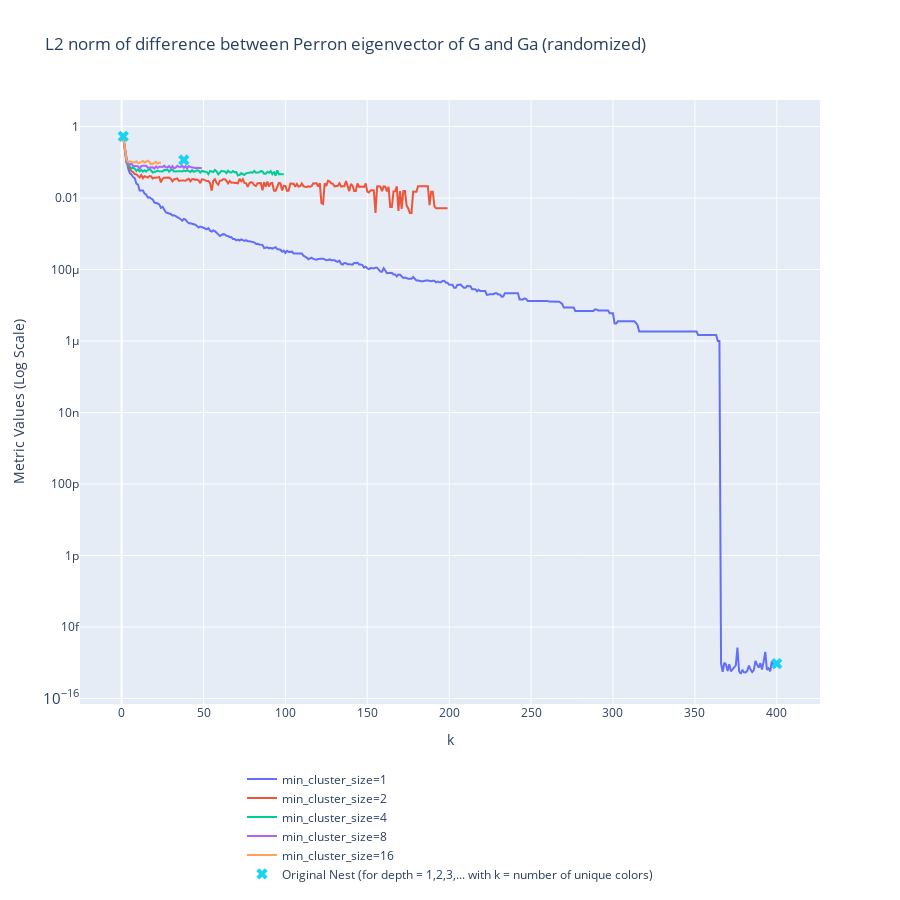

This figure's notebook cell:
### Code cell
import plotly.graph_objects as go

# Create traces for each metric
traces = []
for min_cluster_size in data_dict.keys():
    data = data_dict[min_cluster_size]

    trace = go.Scatter(x=list(data.keys()),
                                    y=[data[k]['Eigenvec L2 Norm Diff'] for k in data.keys()],
                                    mode='lines',
                                    name=f"min_cluster_size={min_cluster_size}")
    traces.append(trace)

trace = go.Scatter(x=list(original_nest.keys()),
                                y=[original_nest[k]['Eigenvec L2 Norm Diff'] for k in original_nest.keys()],
                                mode='markers',
                                name=f"Original Nest (for depth = 1,2,3,... with k = number of unique colors)",
                                marker=dict(symbol='x', size=10))
traces.append(trace)

layout_loglog = go.Layout(title='L2 norm of difference between Perron eigenvector of G and Ga (randomized)',
                          xaxis_title='k',
                          yaxis_title='Metric Values (Log Scale)',
                          #xaxis_type='log',  # Set x-axis to log scale
                          yaxis_type='log',  # Set y-axis to log scale
                          hovermode='closest',
                          height=900,
                          legend=dict(
                                orientation="h",
                                x=0.5,
                                y=-0.1,
                                xanchor="center",
                                yanchor="top"
                            )

                          )

fig_loglog = go.Figure(data=traces, layout=layout_loglog)
fig_loglog.show()

### Figure 1 — Plotly figure (JSON) as saved in the notebook; plotly's stock layout.template omitted (floating-point values rounded to 4 significant figures; data arrays with more than 128 entries replaced by an {"elided": "..."} marker saying what was removed)
{"data": [{"mode": "lines", "name": "min_cluster_size=1", "type": "scatter", "x": {"elided": "399 int values"}, "y": {"elided": "399 float values"}}, {"mode": "lines", "name": "min_cluster_size=2", "type": "scatter", "x": {"elided": "199 int values"}, "y": {"elided": "199 float values"}}, {"mode": "lines", "name": "min_cluster_size=4", "type": "scatter", "x": [1, 2, 3, 4, 5, 6, 7, 8, 9, 10, 11, 12, 13, 14, 15, 16, 17, 18, 19, 20, 21, 22, 23, 24, 25, 26, 27, 28, 29, 30, 31, 32, 33, 34, 35, 36, 37, 38, 39, 40, 41, 42, 43, 44, 45, 46, 47, 48, 49, 50, 51, 52, 53, 54, 55, 56, 57, 58, 59, 60, 61, 62, 63, 64, 65, 66, 67, 68, 69, 70, 71, 72, 73, 74, 75, 76, 77, 78, 79, 80, 81, 82, 83, 84, 85, 86, 87, 88, 89, 90, 91, 92, 93, 94, 95, 96, 97, 98, 99], "y": [0.5165, 0.26, 0.09955, 0.08285, 0.07792, 0.06702, 0.07061, 0.0661, 0.05728, 0.06317, 0.05626, 0.0617, 0.05489, 0.06, 0.05485, 0.06121, 0.06494, 0.05881, 0.05188, 0.05377, 0.05646, 0.05757, 0.05649, 0.05568, 0.05506, 0.06124, 0.05976, 0.06317, 0.05472, 0.06066, 0.06277, 0.05573, 0.05666, 0.0578, 0.05641, 0.0565, 0.05555, 0.05895, 0.05635, 0.05955, 0.05696, 0.0537, 0.05994, 0.05428, 0.05626, 0.06005, 0.05844, 0.05185, 0.05727, 0.05527, 0.05286, 0.05304, 0.04681, 0.05745, 0.05534, 0.0536, 0.06118, 0.0554, 0.04611, 0.05284, 0.0577, 0.05585, 0.05577, 0.04966, 0.05798, 0.05267, 0.05215, 0.05681, 0.05248, 0.05302, 0.0429, 0.04457, 0.05001, 0.04612, 0.04453, 0.0492, 0.05102, 0.05151, 0.05244, 0.05121, 0.05757, 0.05115, 0.05195, 0.05267, 0.05655, 0.05531, 0.04771, 0.04768, 0.05446, 0.05089, 0.05637, 0.0466, 0.05438, 0.04243, 0.05942, 0.04635, 0.04635, 0.04635, 0.04635]}, {"mode": "lines", "name": "min_cluster_size=8", "type": "scatter", "x": [1, 2, 3, 4, 5, 6, 7, 8, 9, 10, 11, 12, 13, 14, 15, 16, 17, 18, 19, 20, 21, 22, 23, 24, 25, 26, 27, 28, 29, 30, 31, 32, 33, 34, 35, 36, 37, 38, 39, 40, 41, 42, 43, 44, 45, 46, 47, 48, 49], "y": [0.5165, 0.2114, 0.1071, 0.08971, 0.08722, 0.09166, 0.07853, 0.07892, 0.07908, 0.07731, 0.06681, 0.07841, 0.07983, 0.07822, 0.08016, 0.0709, 0.07166, 0.06968, 0.07247, 0.06668, 0.07636, 0.06915, 0.07521, 0.07562, 0.07419, 0.08038, 0.07204, 0.07302, 0.07788, 0.06788, 0.07839, 0.06789, 0.07067, 0.07945, 0.0746, 0.07417, 0.07948, 0.07042, 0.07761, 0.06682, 0.07826, 0.07389, 0.0715, 0.07104, 0.06939, 0.07018, 0.07092, 0.06948, 0.0686]}, {"mode": "lines", "name": "min_cluster_size=16", "type": "scatter", "x": [1, 2, 3, 4, 5, 6, 7, 8, 9, 10, 11, 12, 13, 14, 15, 16, 17, 18, 19, 20, 21, 22, 23, 24], "y": [0.5165, 0.2114, 0.1178, 0.1019, 0.1065, 0.1027, 0.1023, 0.09853, 0.1071, 0.09631, 0.09647, 0.1051, 0.1091, 0.09873, 0.1029, 0.1112, 0.1024, 0.08785, 0.09116, 0.1001, 0.1034, 0.0912, 0.09856, 0.09671]}, {"marker": {"size": 10, "symbol": "x"}, "mode": "markers", "name": "Original Nest (for depth = 1,2,3,... with k = number of unique colors)", "type": "scatter", "x": [1, 38, 400], "y": [0.5289, 0.1159, 9.473e-16]}], "layout": {"height": 900, "hovermode": "closest", "legend": {"orientation": "h", "x": 0.5, "xanchor": "center", "y": -0.1, "yanchor": "top"}, "title": {"text": "L2 norm of difference between Perron eigenvector of G and Ga (randomized)"}, "xaxis": {"title": {"text": "k"}}, "yaxis": {"title": {"text": "Metric Values (Log Scale)"}, "type": "log"}}}
